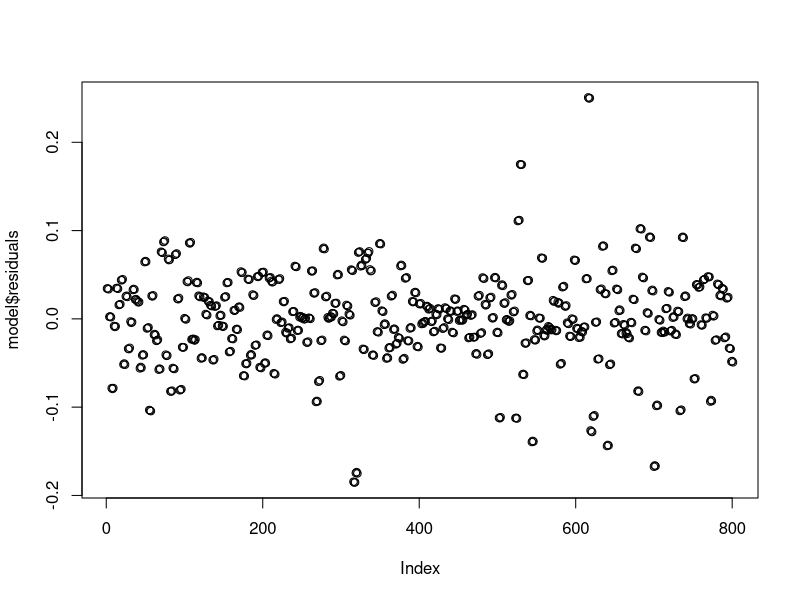
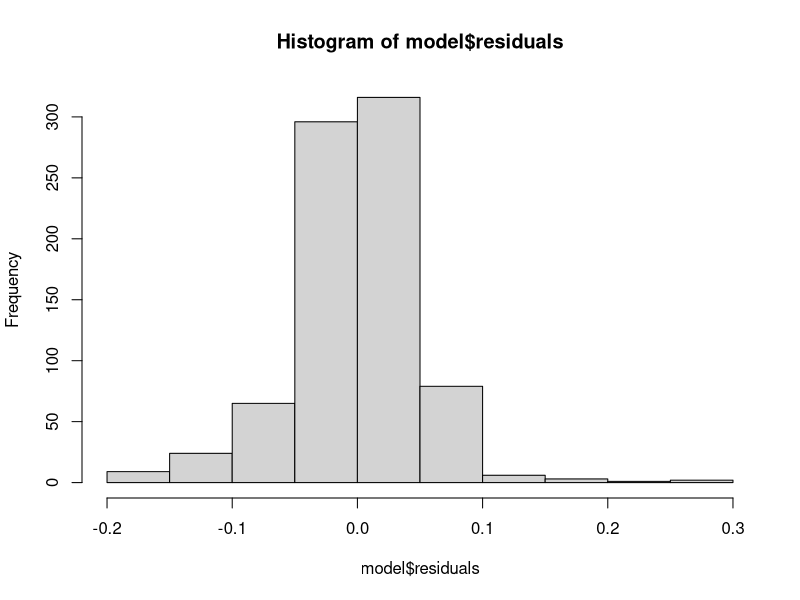
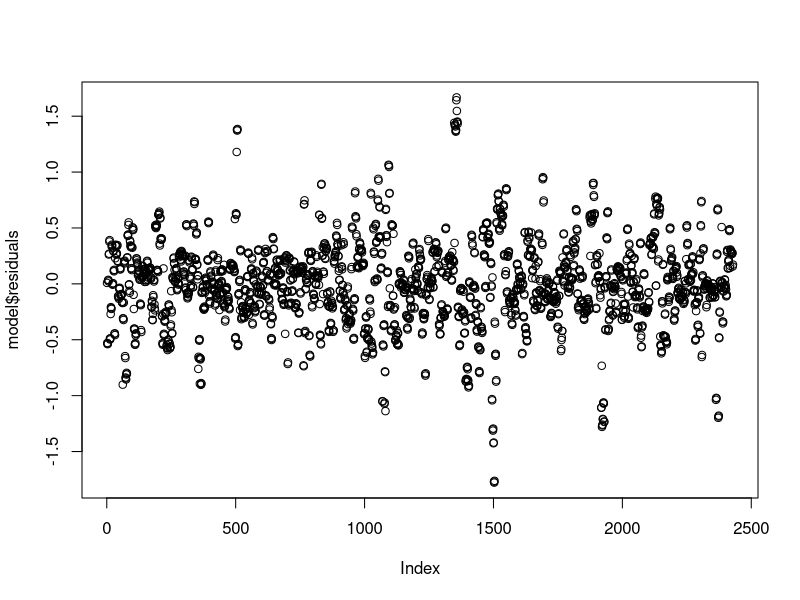
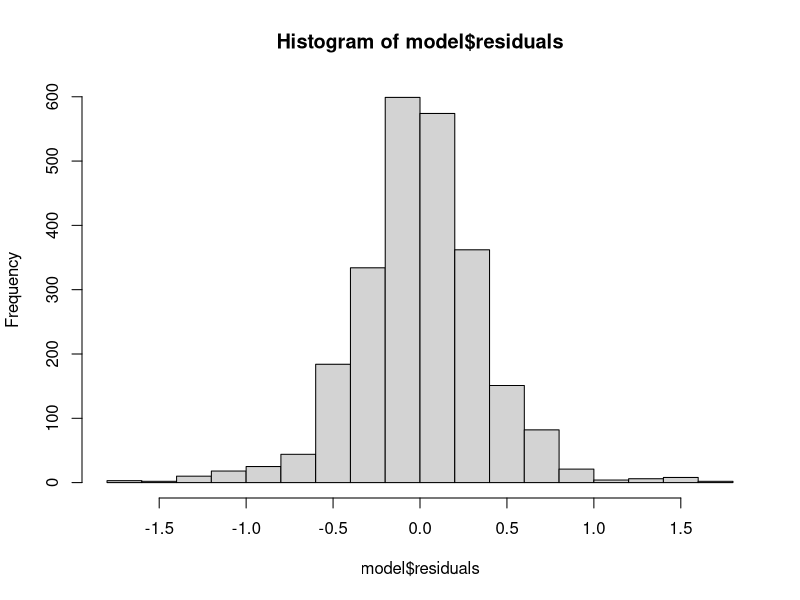

Reproduce these figures in R, in order. (Note: this script raises an error after producing the figures.)
## ---- chunk 1
knitr::opts_chunk$set(echo = TRUE)
library(tidyverse)
library(MASS)
library(ggplot2)
library(caret)
set.seed(123)
## ---- chunk 2
train_cf <- read.csv('TrainTestDatasets/Train_CaseFatality_PCA.csv', header = TRUE)
train_cf<-subset(train_cf, select = -c(Year, Incident_Rate, Indicator))
test_cf <- read.csv('TrainTestDatasets/Test_CaseFatality_PCA.csv', header = TRUE)
test_cf<-subset(test_cf, select = -c(Year, Incident_Rate, Indicator))
train_ir <- read.csv('TrainTestDatasets/Train_Incident_PCA.csv', header = TRUE)
train_ir<-subset(train_ir, select = -c(Year, Case_Fatality_Ratio, Indicator))
test_ir <- read.csv('TrainTestDatasets/Test_IncidentRate_PCA.csv', header = TRUE)
test_ir<-subset(test_ir, select = -c(Year, Case_Fatality_Ratio, Indicator))

head(train_ir, 10)
test_ir
train_ir$State <- as.factor(train_ir$State)
train_ir$Month <- as.factor(train_ir$Month)
test_ir$State <- as.factor(test_ir$State)
test_ir$Month <- as.factor(test_ir$Month)
## ---- chunk 3
head(train_cf, 10)
test_cf
train_cf$State <- as.factor(train_cf$State)
train_cf$Month <- as.factor(train_cf$Month)
test_cf$State <- as.factor(test_cf$State)
test_cf$Month <- as.factor(test_cf$Month)
train_cf
## ---- chunk 4
model <- lm(Incident_Rate ~ ., data = train_ir)
model
summary(model)

plot(model$residuals)
median(model$residuals)
hist(model$residuals)
model$residuals
mean((model$residuals)^2)
step_model <- step(model, direction = "both", k = log(13))
summary(step_model)
test_pred <- predict(step_model, newdata = test_ir)
test_pred
test_error <- mean((test_ir$Incident_Rate - test_pred)^2)
test_error
## ---- chunk 5
model <- lm(Case_Fatality_Ratio ~ ., data = train_cf)
model
summary(model)

plot(model$residuals)
median(model$residuals)
hist(model$residuals)
model$residuals
mean((model$residuals)^2)
step_model <- step(model, direction = "both", k = log(13))
summary(step_model)
test_pred <- predict(step_model, newdata = test_cf)
test_pred
test_error <- mean((test_cf$Case_Fatality_Ratio - test_pred)^2)
test_error
